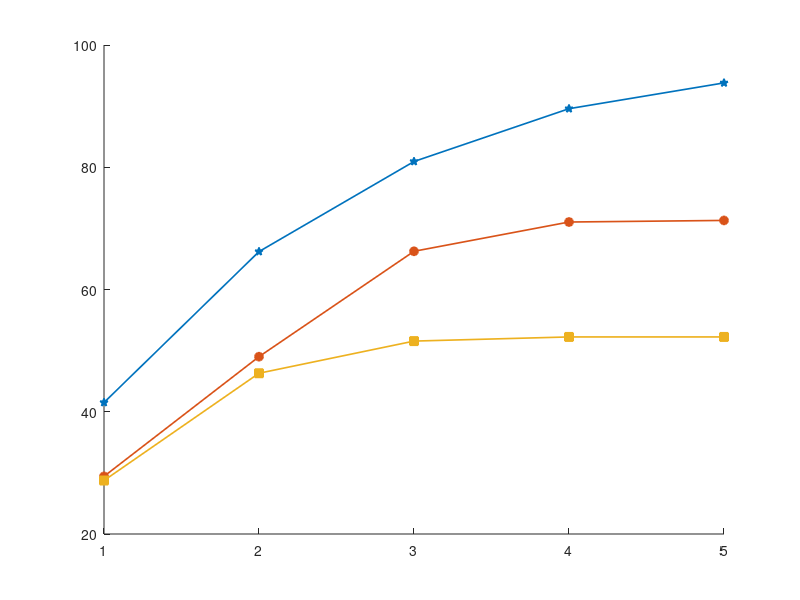

This chart was generated by the following MATLAB code: (Note: this script raises an error after producing the figure.)
%% Comparison with Top-X performances for scenario 6
%Top-X    1       2       3       4       5  
data = [28.75	46.3	51.56	52.24	52.24; % LT
        29.43	49.01	66.25	71.04	71.3;  % KNN
        41.51	66.2	80.94	89.58	93.8]; % NN

% legend_entries = {'LT', 'KNN', 'NN'};
% legend_entries = {'NN', 'KNN', 'LT'};
legend_entries = {'Neural Network', 'K-Nearest Neighbors', 'Lookup Table'};

data = flipud(data);

close all;
f = figure();
hold on;

markers = {'p', 'o', 's'};
for i = 1:3
%     plot(data(i,:), '-o', 'MarkerFaceColor', 'auto', 'Linewidth', 1.2)
    h = plot(data(i,:), '-o', 'Linewidth', 1.2, 'Marker', markers{i});
    set(h, 'MarkerFaceColor', get(h,'Color')); 
end

legend(legend_entries, 'Location', 'nw')
ylabel('Top-k Beam Prediction Accuracy [%]')
xlabel('Beams (k)')
xticks(1:5)
grid on;
box on;
ax = gca(); ax.GridAlpha = 0.3;
print(f, 'top-k_algorithm_comparison4.eps', '-depsc')
saveas(f, 'top-k_algorithm_comparison4.svg')

%% Bar plot for all scenarios
%        NN      KNN     LT  
data = [55.57	49.45	40.69;
        48.86	45.77	44.26;
        31.09	28.91	25.79;
        29.14	26.12	22.54;
        43.12	45.19	38.73;
        41.51	29.43	28.75;
        27.82	24.71	21.88;
        43.65	40.1	37.12;
        38.73	37.03	35.04];

close all
f = figure(1);
bar_handle = barh(data, 'FaceAlpha', 0.7, 'EdgeAlpha', 0.0);
% axis tight;
% legend_h = legend(legend_entries)
% legend(fliplr(bar_handle), {'LT', 'KNN', 'NN'});
legend(fliplr(bar_handle), {'Lookup Table', 'K-Nearest Neighbors', 'Neural Network'},...
       'location', 'NE');
% Remove tick marks without removing the labels
ax = gca();
set(ax,'ytick',[])
% ax = gca(); % ax.YAxis.Visible = 'off';
ytickvalues = 1:9;
x = zeros(size(ytickvalues)) - 0.5;
str = string(ytickvalues);
text(x, ytickvalues, str, 'HorizontalAlignment', 'right');

xlabel('Top-1 Beam Prediction Accuracy [%]')
ylabel({'Scenarios',''})
grid on; 
grid minor
ax.GridAlpha = 0.3;
print(f, 'bars3.eps', '-depsc')
saveas(f, 'bars3.svg')